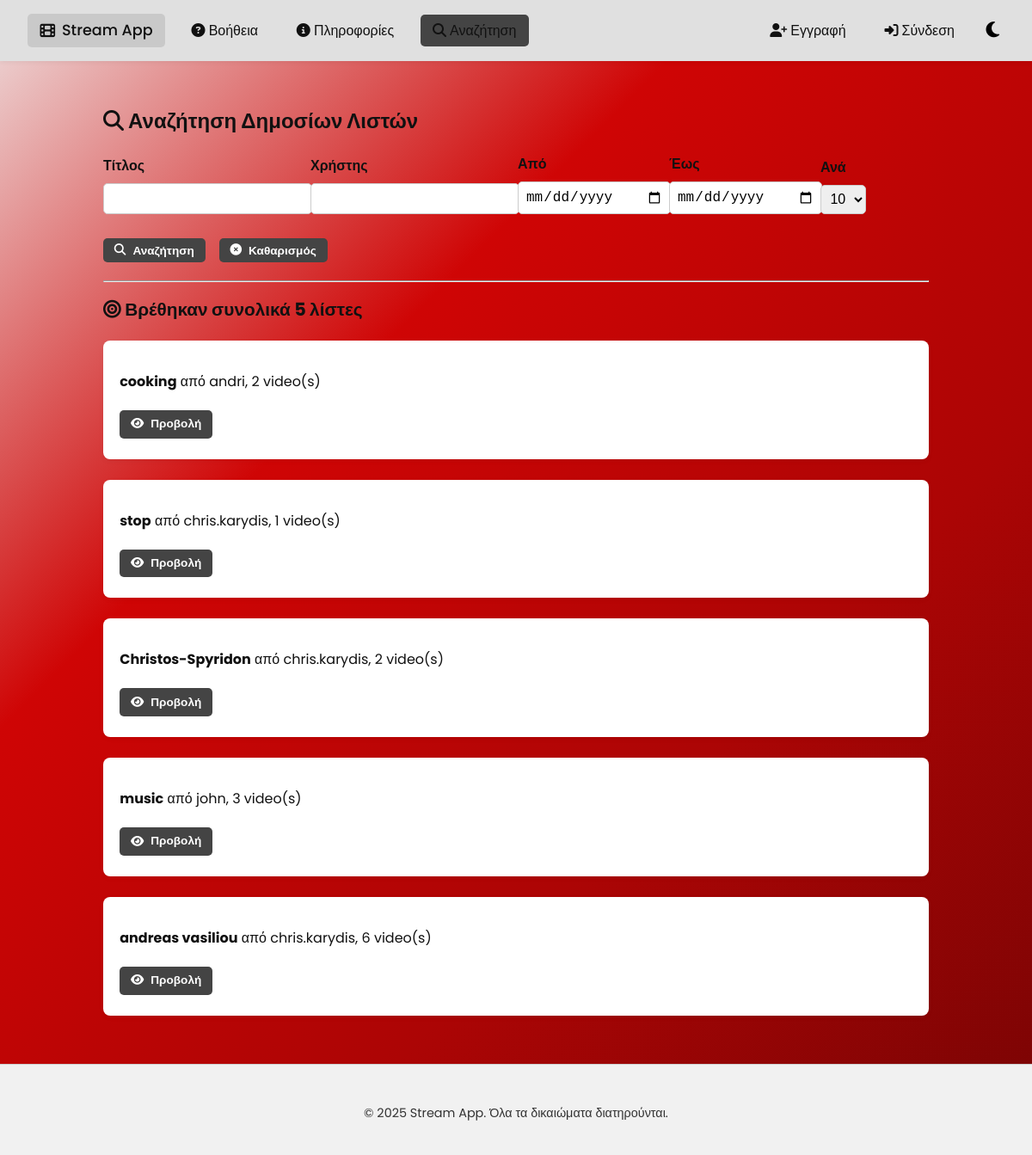
Page /php/search.php on the committed database.
### tables this page shows
CREATE TABLE `lists` (
  `id` int NOT NULL AUTO_INCREMENT,
  `user_id` int NOT NULL,
  `name` varchar(100) NOT NULL,
  `is_public` tinyint(1) DEFAULT '0',
  `created_at` datetime DEFAULT CURRENT_TIMESTAMP,
  PRIMARY KEY (`id`),
  KEY `user_id` (`user_id`),
  CONSTRAINT `lists_ibfk_1` FOREIGN KEY (`user_id`) REFERENCES `users` (`id`) ON DELETE CASCADE
);

CREATE TABLE `users` (
  `id` int NOT NULL AUTO_INCREMENT,
  `firstname` varchar(100) NOT NULL,
  `lastname` varchar(100) NOT NULL,
  `username` varchar(50) NOT NULL,
  `password` varchar(255) NOT NULL,
  `email` varchar(100) NOT NULL,
  PRIMARY KEY (`id`),
  UNIQUE KEY `username` (`username`),
  UNIQUE KEY `email` (`email`)
);

### php/search.php (the view, shortened to what this page needs)
<?php
$conn = new mysqli("db", "webuser", "webpass", "di_internet_technologies_project");
$title = $_GET["title"] ?? "";
$from = $_GET["from"] ?? "";
$to = $_GET["to"] ?? "";
$user = $_GET["user"] ?? "";
$page = max(1, (int)($_GET["page"] ?? 1));
$limit = (int)($_GET["per_page"] ?? 10);
$offset = ($page - 1) * $limit;
$filter_sql = " FROM lists l
  JOIN users u ON l.user_id = u.id
  LEFT JOIN videos v ON l.id = v.list_id
  WHERE l.is_public = 1";
$params = [];
$types = "";
$count_sql = "SELECT COUNT(DISTINCT l.id) AS total" . $filter_sql;
$count_stmt = $conn->prepare($count_sql);
$count_stmt->execute();
$count_result = $count_stmt->get_result()->fetch_assoc();
$total_found = $count_result["total"] ?? 0;
$sql = "SELECT l.id, l.name, l.user_id, u.username, COUNT(v.id) as video_count" . $filter_sql .
       " GROUP BY l.id ORDER BY l.created_at DESC LIMIT ? OFFSET ?";
$params[] = $limit;
$params[] = $offset;
$types .= "ii";
$stmt = $conn->prepare($sql);
$stmt->bind_param($types, ...$params);
$stmt->execute();
$result = $stmt->get_result();
include "header.php";
?>
<main class="container">
<h2><i class="fas fa-search"></i> Αναζήτηση Δημοσίων Λιστών</h2>
<form method="GET" class="search-form">
  <div class="search-bar">
    <label>Τίτλος<br><input type="text" name="title" value="<?= htmlspecialchars($title) ?>"></label>
    <label>Χρήστης<br><input type="text" name="user" value="<?= htmlspecialchars($user) ?>"></label>
    <label>Από<br><input type="date" name="from" value="<?= htmlspecialchars($from) ?>"></label>
    <label>Έως<br><input type="date" name="to" value="<?= htmlspecialchars($to) ?>"></label>
    <label>Ανά<br>
      <select name="per_page" onchange="this.form.submit()">
        <option value="10" <?= $limit === 10 ? 'selected' : '' ?>>10</option>
      </select>
    </label>
    <div class="search-actions-row">
      <button type="submit" class="page-btn small"><i class="fas fa-search"></i>Αναζήτηση</button>
      <button type="button" class="page-btn small" onclick="window.location='search.php'"><i class="fas fa-times-circle"></i> Καθαρισμός</button>
    </div>
  </div>
</form>
<hr>
<p class="total-count"><i class="fas fa-bullseye"></i> Βρέθηκαν συνολικά <?= $total_found ?> λίστες</p>
<?php
while ($row = $result->fetch_assoc()):
?>
  <div class="card">
    <p>
      <strong><?= htmlspecialchars($row["name"]) ?></strong>
      από <?= htmlspecialchars($row["username"]) ?>,
      <?= $row["video_count"] ?> video(s)
    </p>
    <a href="view_list.php?list_id=<?= $row["id"] ?>" class="page-btn small"><i class="fas fa-eye"></i>Προβολή</a>
  </div>
<?php endwhile; ?>
</main>
<?php include "footer.php"; ?>

### php/header.php (shortened to what this page needs)
<!DOCTYPE html>
<html lang="el">
<head>
  <link rel="stylesheet" href="https://cdnjs.cloudflare.com/ajax/libs/font-awesome/6.5.0/css/all.min.css" />
  <link rel="stylesheet" href="style.css">
</head>
<body>
<?php include "nav.php"; ?>

### php/nav.php (shortened to what this page needs)
<?php
$current = basename($_SERVER["PHP_SELF"]);
?>
<nav>
  <div class="nav-links">
    <a href="index.php" class="nav-logo <?= $current === 'index.php' ? 'active' : '' ?>">
      <i class="fas fa-film"></i> <span>Stream App</span>
    </a>
    <a href="help.php" class="<?= $current === 'help.php' ? 'active' : '' ?>">
      <i class="fas fa-question-circle"></i> Βοήθεια
    </a>
    <a href="info.php" class="<?= $current === 'info.php' ? 'active' : '' ?>">
      <i class="fas fa-info-circle"></i> Πληροφορίες
    </a>
    <a href="search.php" class="<?= $current === 'search.php' ? 'active' : '' ?>">
      <i class="fas fa-search"></i> Αναζήτηση
    </a>
  </div>
  <div class="nav-user">
    <?php if (isset($_SESSION["user_id"])): ?>
      <a href="profile.php" class="<?= $current === 'profile.php' ? 'active' : '' ?>" >
        <i class="fas fa-user"></i> <?= htmlspecialchars($_SESSION["username"]) ?>
      </a>
      <a href="logout.php">
        <i class="fas fa-sign-out-alt"></i> Αποσύνδεση
      </a>
    <?php else: ?>
      <a href="register.php" class="<?= $current === 'register.php' ? 'active' : '' ?>">
        <i class="fas fa-user-plus"></i> Εγγραφή
      </a>
      <a href="login.php" class="<?= $current === 'login.php' ? 'active' : '' ?>">
        <i class="fas fa-sign-in-alt"></i> Σύνδεση
      </a>
    <?php endif; ?>
    <button id="theme-toggle" onclick="toggleTheme()" title="Εναλλαγή θέματος">
    </button>
  </div>
</nav>

### php/footer.php
<footer class="site-footer">
  <p>&copy; <?= date("Y") ?> Stream App. Όλα τα δικαιώματα διατηρούνται.</p>
</footer>
</body>
</html>

### php/style.css (style rules this page uses)
html, body { min-height: 100vh; margin: 0; padding: 0; font-family: 'Poppins', sans-serif; transition: background 0.3s, color 0.3s; display: flex; flex-direction: column; }
html.light { background: linear-gradient(135deg, #eedddd, #cf0505, #ac0505, #780404); background-attachment: fixed; color: #111; }
nav { display: flex; justify-content: space-between; align-items: center; padding: 1rem 2rem; background-color: var(--nav-bg, #e0e0e0); flex-wrap: wrap; box-shadow: 0 2px 5px rgba(0,0,0,0.05); }
.nav-links, .nav-user { display: flex; flex-wrap: wrap; align-items: center; gap: 1rem; }
.nav-links a, .nav-user a { padding: 0.4rem 0.9rem; border-radius: 5px; text-decoration: none; font-weight: 500; transition: background-color 0.2s, color 0.2s; }
html.light .nav-links a, html.light .nav-user a { color: #111; }
nav a.active { background-color: #444; color: white; }
.nav-logo { font-size: 1.1rem; font-weight: bold; text-decoration: none; display: flex; align-items: center; gap: 0.5rem; color: inherit; padding: 0.4rem 0.9rem; background-color: rgba(0, 0, 0, 0.1); }
#theme-toggle { background: none; border: none; font-size: 1.3rem; cursor: pointer; transition: color 0.3s, transform 0.4s ease, opacity 0.4s ease; opacity: 1; }
html.light #theme-toggle { color: #000; }
.page-btn { display: inline-flex; align-items: center; gap: 0.5rem; margin: 0.3rem 0.5rem 0.3rem 0; padding: 0.5rem 1rem; font-weight: 600; border: none; border-radius: 5px; background-color: #444; color: white; cursor: pointer; text-decoration: none; transition: background-color 0.3s ease; }
.page-btn.small { font-size: 0.85rem; padding: 0.4rem 0.8rem; }
form input, form select { display: block; margin: 0.5rem 0; padding: 0.4rem; width: 100%; max-width: 400px; }
form button { display: inline-flex; width: auto; }
.search-form .search-bar { display: flex; flex-wrap: wrap; gap: 1rem; align-items: flex-end; margin-bottom: 1rem; }
.search-form .search-bar label { display: flex; flex-direction: column; font-weight: bold; }
.search-form input, .search-form select { padding: 0.4rem; max-width: 180px; }
.search-actions-row { display: flex; gap: 0.5rem; align-items: flex-end; }
form input[type="text"], form input[type="username"], form input[type="password"], form input[type="email"], form input[type="date"], form input[type="number"], form select, form textarea { padding: 0.5rem; border: 1px solid #ccc; border-radius: 5px; font-size: 1rem; width: 100%; max-width: 400px; transition: border-color 0.3s ease, box-shadow 0.3s ease; }
.total-count { font-size: 1.3rem; font-weight: bold; margin-top: 1rem; }
.container { max-width: 960px; margin: 0 auto; padding: 2rem 1rem; }
main.container { flex: 1; }
.site-footer { text-align: center; padding: 2rem 1rem 1.5rem; font-size: 0.9rem; background-color: #f1f1f1; color: #333; border-top: 1px solid #ccc; margin-top: auto; flex-shrink: 0; }
.card { background-color: var(--card-bg, #fff); padding: 1.2rem; margin-bottom: 1.5rem; border-radius: 8px; box-shadow: 0 2px 6px rgba(0,0,0,0.05); transition: background 0.3s; }

### rows in the picture
lists: name "cooking", user.username "andri", video_count "2"
lists: name "stop", user.username "chris.karydis", video_count "1"
lists: name "Christos-Spyridon", user.username "chris.karydis", video_count "2"
lists: name "music", user.username "john", video_count "3"
lists: name "andreas vasiliou", user.username "chris.karydis", video_count "6"

### other values in the picture
$total_found "5"
